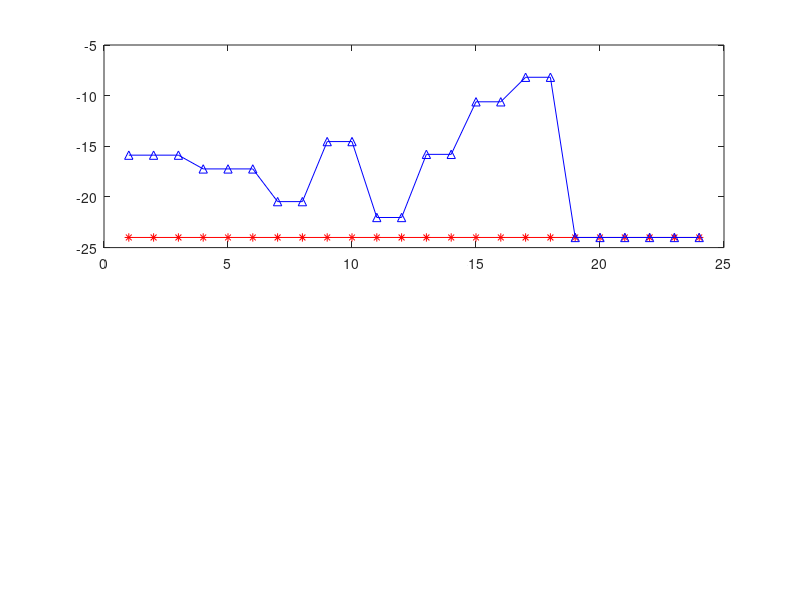

Here is the MATLAB script that generated this plot: (Note: this script raises an error after producing the figure.)
% Script for plotting comparisson between optimized and non-optimized

%% Load results
output_bas = load('retail_store_bas.mat');
output_opt = load('retail_store_opt.mat');
input_bas = load('input_bas.mat');
input_opt = load('input_opt.mat');

%% Setpoints
figure(1);
x = 1:24;
subplot(2,1,1);plot(x,input_bas.input,'r*-',x,input_opt.input,'b^-');
vline([13 17],'k');
title('Refrigeration SP');
xlabel('Hour');
ylabel('Temperature [C]');
% axis([0 25 -26 -6]);
grid on;
subplot(2,1,2);plot(x,input_bas.hvac_input,'r*-',x,input_opt.hvac_input,'b^-');
vline([13 17],'k');
title('HVAC SP');
xlabel('Hour');
ylabel('Temperature [C]');
% axis([0 25 20 25]);
grid on;

%% Power Consumption
figure(2);
x = output_bas.rt_tout/3600;
subplot(3,1,1);plot(x,output_bas.rt_yout(:,1)/1000,'r*-',x,output_opt.rt_yout(:,1)/1000,'b^-');
vline([13 17],'k');
title('Total Power');
xlabel('Hour');
ylabel('Power [kW]');
% axis([0 25 -26 -6]);
grid on;
legend('Baseline','Optimized');
subplot(3,1,2);plot(x,output_bas.rt_yout(:,3)/1000,'r*-',x,output_opt.rt_yout(:,3)/1000,'b^-');
vline([13 17],'k');
title('HVAC');
xlabel('Hour');
ylabel('Power [kW]');
% axis([0 25 -26 -6]);
grid on;
legend('Baseline','Optimized');
subplot(3,1,3);plot(x,output_bas.rt_yout(:,4)/1000+output_bas.rt_yout(:,7)/1000,'r*-',x,output_opt.rt_yout(:,4)/1000+output_opt.rt_yout(:,7)/1000,'b^-');
vline([13 17],'k');
title('Refrigeration');
xlabel('Hour');
ylabel('Power [kW]');
% axis([0 25 -26 -6]);
grid on;
legend('Baseline','Optimized');

%% Temperature
figure(3);
x = output_bas.rt_tout/3600;
subplot(3,1,1);plot(1:24,input_opt.input,'g*-',x,output_opt.rt_yout(:,5),'r*-',x,output_opt.rt_yout(:,6),'b^-');
vline([13 17],'k');
title('Case');
xlabel('Hour');
ylabel('Temperature [C]');
grid on;
legend('SP','Product','Case');
subplot(3,1,2);plot(1:24,input_opt.input,'g*-',x,output_opt.rt_yout(:,8),'r*-',x,output_opt.rt_yout(:,9),'b^-');
vline([13 17],'k');
title('Walk-In');
xlabel('Hour');
ylabel('Temperature [C]');
grid on;
legend('SP','Product','Case');
subplot(3,1,3);plot(1:24,input_opt.hvac_input,'g*-',x,output_opt.rt_yout(:,11),'r*-',x,output_opt.rt_yout(:,12),'b^-',x,output_opt.rt_yout(:,13),'m^-',x,output_opt.rt_yout(:,14),'c^-',x,output_opt.rt_yout(:,15),'k^-');
vline([13 17],'k');
title('HVAC');
xlabel('Hour');
ylabel('Temperature [C]');
grid on;
legend('SP','Refrigeraton','Back','Core','Entry','Front');

